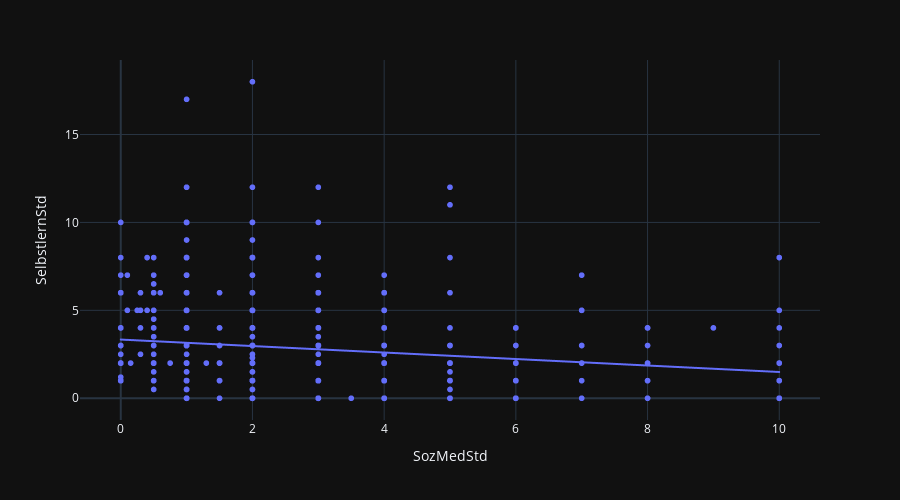

The notebook cell saved with this chart:
### Code cell
fig = px.scatter(df, x='SozMedStd', y='SelbstlernStd', height=500, trendline="ols")
fig.show()

### Figure 1 — Plotly figure (JSON) as saved in the notebook; plotly's stock layout.template omitted (floating-point values rounded to 4 significant figures; data arrays with more than 128 entries replaced by an {"elided": "..."} marker saying what was removed)
{"data": [{"hovertemplate": "SozMedStd=%{x}<br>SelbstlernStd=%{y}<extra></extra>", "legendgroup": "", "marker": {"color": "#636efa", "symbol": "circle"}, "mode": "markers", "name": "", "showlegend": false, "x": {"elided": "1145 float values"}, "xaxis": "x", "y": {"elided": "1145 float values"}, "yaxis": "y", "type": "scattergl"}, {"hovertemplate": "<b>OLS trendline</b><br>SelbstlernStd = -0.184521 * SozMedStd + 3.33827<br>R<sup>2</sup>=0.022674<br><br>SozMedStd=%{x}<br>SelbstlernStd=%{y} <b>(trend)</b><extra></extra>", "legendgroup": "", "marker": {"color": "#636efa", "symbol": "circle"}, "mode": "lines", "name": "", "showlegend": false, "x": {"elided": "1145 float values"}, "xaxis": "x", "y": {"elided": "1145 float values"}, "yaxis": "y", "type": "scattergl"}], "layout": {"xaxis": {"anchor": "y", "domain": [0.0, 1.0], "title": {"text": "SozMedStd"}}, "yaxis": {"anchor": "x", "domain": [0.0, 1.0], "title": {"text": "SelbstlernStd"}}, "legend": {"tracegroupgap": 0}, "margin": {"t": 60}, "height": 500}}
